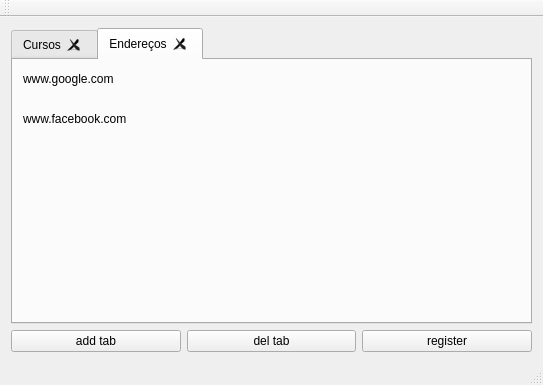
<?xml version="1.0" encoding="UTF-8"?>
<ui version="4.0">
 <class>MainWindow</class>
 <widget class="QMainWindow" name="MainWindow">
  <property name="geometry">
   <rect>
    <x>0</x>
    <y>0</y>
    <width>543</width>
    <height>385</height>
   </rect>
  </property>
  <property name="windowTitle">
   <string>MainWindow</string>
  </property>
  <widget class="QWidget" name="centralWidget">
   <layout class="QVBoxLayout" name="verticalLayout_2">
    <item>
     <layout class="QVBoxLayout" name="verticalLayout">
      <item>
       <widget class="QTabWidget" name="tabWidget">
        <property name="currentIndex">
         <number>1</number>
        </property>
        <property name="tabsClosable">
         <bool>true</bool>
        </property>
        <widget class="QWidget" name="tab">
         <attribute name="title">
          <string>Cursos</string>
         </attribute>
         <widget class="QLabel" name="label">
          <property name="geometry">
           <rect>
            <x>30</x>
            <y>20</y>
            <width>121</width>
            <height>17</height>
           </rect>
          </property>
          <property name="text">
           <string>C++</string>
          </property>
         </widget>
         <widget class="QLabel" name="label_2">
          <property name="geometry">
           <rect>
            <x>30</x>
            <y>70</y>
            <width>67</width>
            <height>17</height>
           </rect>
          </property>
          <property name="text">
           <string>Java</string>
          </property>
         </widget>
        </widget>
        <widget class="QWidget" name="tab_2">
         <attribute name="title">
          <string>Endereços</string>
         </attribute>
         <widget class="QLabel" name="label_3">
          <property name="geometry">
           <rect>
            <x>10</x>
            <y>10</y>
            <width>141</width>
            <height>17</height>
           </rect>
          </property>
          <property name="text">
           <string>www.google.com</string>
          </property>
         </widget>
         <widget class="QLabel" name="label_4">
          <property name="geometry">
           <rect>
            <x>10</x>
            <y>50</y>
            <width>141</width>
            <height>17</height>
           </rect>
          </property>
          <property name="text">
           <string>www.facebook.com</string>
          </property>
         </widget>
        </widget>
       </widget>
      </item>
      <item>
       <layout class="QHBoxLayout" name="horizontalLayout">
        <item>
         <widget class="QPushButton" name="btAddTab">
          <property name="text">
           <string>add tab</string>
          </property>
         </widget>
        </item>
        <item>
         <widget class="QPushButton" name="pushButton">
          <property name="text">
           <string>del tab</string>
          </property>
         </widget>
        </item>
        <item>
         <widget class="QPushButton" name="pushButton_2">
          <property name="text">
           <string>register</string>
          </property>
         </widget>
        </item>
       </layout>
      </item>
     </layout>
    </item>
   </layout>
  </widget>
  <widget class="QMenuBar" name="menuBar">
   <property name="geometry">
    <rect>
     <x>0</x>
     <y>0</y>
     <width>543</width>
     <height>22</height>
    </rect>
   </property>
  </widget>
  <widget class="QToolBar" name="mainToolBar">
   <attribute name="toolBarArea">
    <enum>TopToolBarArea</enum>
   </attribute>
   <attribute name="toolBarBreak">
    <bool>false</bool>
   </attribute>
  </widget>
  <widget class="QStatusBar" name="statusBar"/>
 </widget>
 <layoutdefault spacing="6" margin="11"/>
 <resources/>
 <connections/>
</ui>
